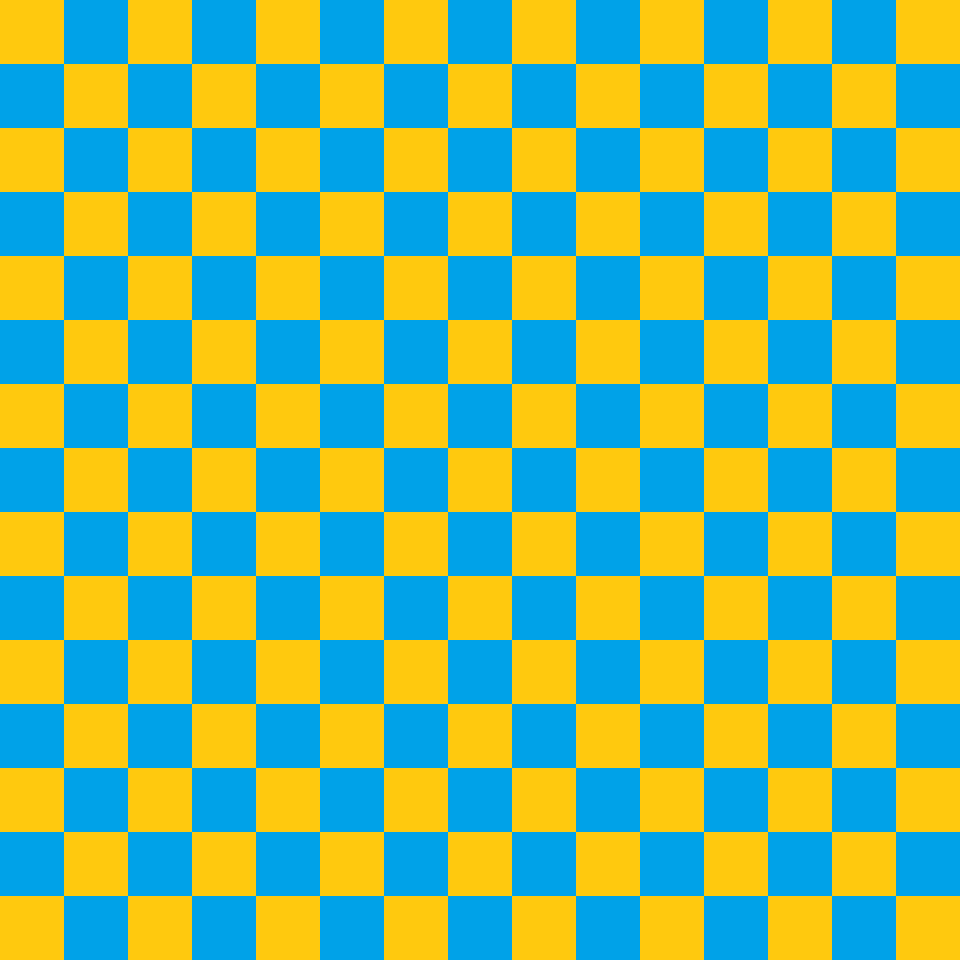

This game map was drawn from its Tiled (.tmx) file and the tilesets committed beside it. A one-line description and the trimmed map source follow:
An orthogonal 15x15 tile map with 64x64 px tiles, 1 tile layer (Capa de Patrones 1).

<map version="1.0" orientation="orthogonal" width="15" height="15" tilewidth="64" tileheight="64">
 <tileset firstgid="1" name="ches" tilewidth="64" tileheight="64">
  <image source="gfx/ches.png" width="128" height="64" />
 </tileset>
 <layer name="Capa de Patrones 1" width="15" height="15">
  <data>[225 cells, 225 non-empty, 2 distinct tile ids]</data>
 </layer>
</map>